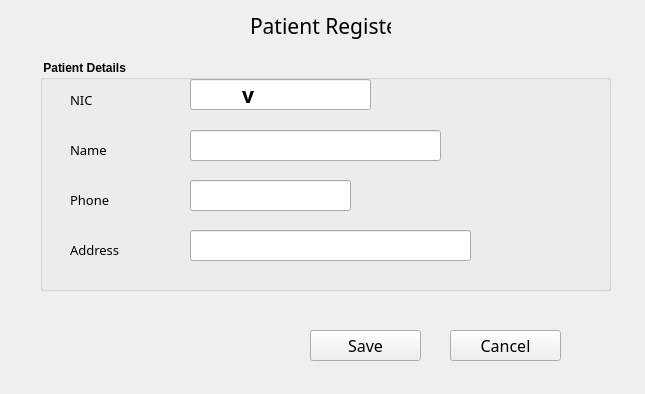
<?xml version="1.0" encoding="UTF-8"?>
<ui version="4.0">
 <class>addPatient</class>
 <widget class="QMainWindow" name="addPatient">
  <property name="geometry">
   <rect>
    <x>0</x>
    <y>0</y>
    <width>645</width>
    <height>394</height>
   </rect>
  </property>
  <property name="minimumSize">
   <size>
    <width>645</width>
    <height>394</height>
   </size>
  </property>
  <property name="maximumSize">
   <size>
    <width>645</width>
    <height>394</height>
   </size>
  </property>
  <property name="windowTitle">
   <string>Register Patient</string>
  </property>
  <property name="windowIcon">
   <iconset resource="images.qrc">
    <normaloff>:/Images/Icon.png</normaloff>:/Images/Icon.png</iconset>
  </property>
  <property name="styleSheet">
   <string notr="true">image: url(:/Images/backroungBig.jpg);</string>
  </property>
  <widget class="QWidget" name="centralwidget">
   <widget class="QGroupBox" name="groupBox">
    <property name="geometry">
     <rect>
      <x>40</x>
      <y>60</y>
      <width>571</width>
      <height>231</height>
     </rect>
    </property>
    <property name="font">
     <font>
      <weight>75</weight>
      <bold>true</bold>
     </font>
    </property>
    <property name="title">
     <string> Patient Details </string>
    </property>
    <widget class="QLabel" name="label_2">
     <property name="geometry">
      <rect>
       <x>30</x>
       <y>30</y>
       <width>51</width>
       <height>21</height>
      </rect>
     </property>
     <property name="font">
      <font>
       <family>Minion Pro</family>
       <pointsize>16</pointsize>
      </font>
     </property>
     <property name="styleSheet">
      <string notr="true">image: url(:/Images/Transparent background.png);</string>
     </property>
     <property name="text">
      <string>&lt;html&gt;&lt;head/&gt;&lt;body&gt;&lt;p&gt;&lt;span style=&quot; font-size:10pt; font-weight:400;&quot;&gt;NIC&lt;/span&gt;&lt;/p&gt;&lt;/body&gt;&lt;/html&gt;</string>
     </property>
    </widget>
    <widget class="QLineEdit" name="nicTxt">
     <property name="geometry">
      <rect>
       <x>150</x>
       <y>19</y>
       <width>181</width>
       <height>31</height>
      </rect>
     </property>
     <property name="font">
      <font>
       <family>Minion Pro</family>
       <pointsize>16</pointsize>
      </font>
     </property>
     <property name="inputMask">
      <string>#########v</string>
     </property>
     <property name="text">
      <string>v</string>
     </property>
    </widget>
    <widget class="QLineEdit" name="nameTxt">
     <property name="geometry">
      <rect>
       <x>150</x>
       <y>70</y>
       <width>251</width>
       <height>31</height>
      </rect>
     </property>
     <property name="font">
      <font>
       <family>Minion Pro</family>
       <pointsize>16</pointsize>
      </font>
     </property>
    </widget>
    <widget class="QLabel" name="label_3">
     <property name="geometry">
      <rect>
       <x>30</x>
       <y>80</y>
       <width>51</width>
       <height>21</height>
      </rect>
     </property>
     <property name="font">
      <font>
       <family>Minion Pro</family>
       <pointsize>16</pointsize>
      </font>
     </property>
     <property name="styleSheet">
      <string notr="true">image: url(:/Images/Transparent background.png);</string>
     </property>
     <property name="text">
      <string>&lt;html&gt;&lt;head/&gt;&lt;body&gt;&lt;p&gt;&lt;span style=&quot; font-size:10pt; font-weight:400;&quot;&gt;Name&lt;/span&gt;&lt;/p&gt;&lt;/body&gt;&lt;/html&gt;</string>
     </property>
    </widget>
    <widget class="QLineEdit" name="phoneTxt">
     <property name="geometry">
      <rect>
       <x>150</x>
       <y>120</y>
       <width>161</width>
       <height>31</height>
      </rect>
     </property>
     <property name="font">
      <font>
       <family>Minion Pro</family>
       <pointsize>16</pointsize>
      </font>
     </property>
     <property name="inputMask">
      <string>##########</string>
     </property>
     <property name="text">
      <string/>
     </property>
    </widget>
    <widget class="QLabel" name="label_4">
     <property name="geometry">
      <rect>
       <x>30</x>
       <y>130</y>
       <width>51</width>
       <height>21</height>
      </rect>
     </property>
     <property name="font">
      <font>
       <family>Minion Pro</family>
       <pointsize>16</pointsize>
      </font>
     </property>
     <property name="styleSheet">
      <string notr="true">image: url(:/Images/Transparent background.png);</string>
     </property>
     <property name="text">
      <string>&lt;html&gt;&lt;head/&gt;&lt;body&gt;&lt;p&gt;&lt;span style=&quot; font-size:10pt; font-weight:400;&quot;&gt;Phone&lt;/span&gt;&lt;/p&gt;&lt;/body&gt;&lt;/html&gt;</string>
     </property>
    </widget>
    <widget class="QLabel" name="label_5">
     <property name="geometry">
      <rect>
       <x>30</x>
       <y>180</y>
       <width>51</width>
       <height>21</height>
      </rect>
     </property>
     <property name="font">
      <font>
       <family>Minion Pro</family>
       <pointsize>16</pointsize>
      </font>
     </property>
     <property name="styleSheet">
      <string notr="true">image: url(:/Images/Transparent background.png);</string>
     </property>
     <property name="text">
      <string>&lt;html&gt;&lt;head/&gt;&lt;body&gt;&lt;p&gt;&lt;span style=&quot; font-size:10pt; font-weight:400;&quot;&gt;Address&lt;/span&gt;&lt;/p&gt;&lt;/body&gt;&lt;/html&gt;</string>
     </property>
    </widget>
    <widget class="QLineEdit" name="addressTxt">
     <property name="geometry">
      <rect>
       <x>150</x>
       <y>170</y>
       <width>281</width>
       <height>31</height>
      </rect>
     </property>
     <property name="font">
      <font>
       <family>Minion Pro</family>
       <pointsize>16</pointsize>
      </font>
     </property>
    </widget>
   </widget>
   <widget class="QPushButton" name="saveBtn">
    <property name="geometry">
     <rect>
      <x>310</x>
      <y>330</y>
      <width>111</width>
      <height>31</height>
     </rect>
    </property>
    <property name="font">
     <font>
      <family>Minion Pro</family>
      <pointsize>12</pointsize>
     </font>
    </property>
    <property name="text">
     <string>Save</string>
    </property>
   </widget>
   <widget class="QPushButton" name="cancelBtn">
    <property name="geometry">
     <rect>
      <x>450</x>
      <y>330</y>
      <width>111</width>
      <height>31</height>
     </rect>
    </property>
    <property name="font">
     <font>
      <family>Minion Pro</family>
      <pointsize>12</pointsize>
     </font>
    </property>
    <property name="text">
     <string>Cancel</string>
    </property>
   </widget>
   <widget class="QLabel" name="label">
    <property name="geometry">
     <rect>
      <x>250</x>
      <y>10</y>
      <width>141</width>
      <height>31</height>
     </rect>
    </property>
    <property name="font">
     <font>
      <family>Minion Pro</family>
      <pointsize>16</pointsize>
     </font>
    </property>
    <property name="styleSheet">
     <string notr="true">image: url(:/Images/Transparent background.png);</string>
    </property>
    <property name="text">
     <string>Patient Register</string>
    </property>
   </widget>
   <widget class="QLabel" name="label_6">
    <property name="geometry">
     <rect>
      <x>0</x>
      <y>10</y>
      <width>61</width>
      <height>31</height>
     </rect>
    </property>
    <property name="styleSheet">
     <string notr="true">image: url(:/Images/Icon.png);</string>
    </property>
    <property name="text">
     <string/>
    </property>
   </widget>
  </widget>
 </widget>
 <resources>
  <include location="images.qrc"/>
 </resources>
 <connections/>
</ui>
